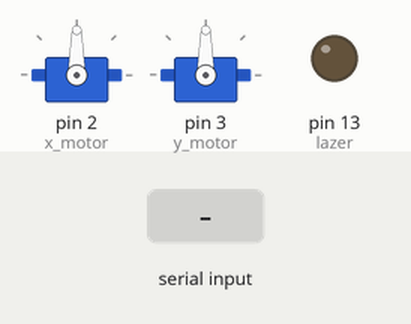
This sketch was run on a simulated Arduino Mega 2560, built with avr-gcc and run on an emulated ATmega2560. On the bench: 2 × servo, output pins drawn as LEDs (lit = HIGH). The test bench sets the inputs (shaded band).

Above: at 1.7 s.
1.8 s: "l\n" received over Serial
Timing chart, 0 to 4.8 s (numbered marks = the images above; inputs shaded):
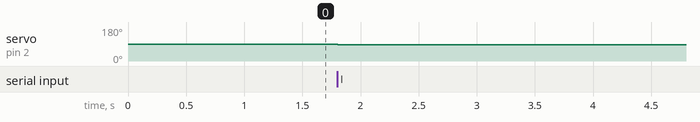

Measured:
- after the input at 1.8 s, servo on pin 2 (x_motor): 90° → 85° at once

The sketch:

motor_control_v1.ino
```cpp
#include <Servo.h>

/*
 * command map
 * u --> sistem up (x axis motor up)
 * d --> sistem down (x axis motor down)
 * l --> sistem left (y axis motor left)
 * r --> sistem right (y axis motor right)
 * f --> sistem fire (set lazer up for fire)
 * s --> sistem stop fire (set lazer down to stop fire)
 * c --> sistem initialization initialize sistem (motors on 90 degre and lazer down)
 * to send data to serial monitor you must send it like command_x,command_y,_command_lazer
 */

Servo x_motor; // x axis motor
Servo y_motor; // y axis motor
int lazer = 13; // lazer pin

int initialization_angle = 90; // angle to set motor on 90 degre position
int max_angle = 175; // maximum angle that motor can reach
int min_angle = 5; //manimum angle that motor can reach
int angle_x=90; // angle to initialize x_motor to 90 degre
int angle_y=90; // angle to initialize y_motor to 90 degre
int increment_angle = 5; // angle that add or substitute on motor angle to turn it
int fire = 1; // value to set up lazer for fire
int stop_fire = 0; // value to set down lazer to stop fire

String Receive; // value to store receive data like string
char command_x; // command to control x axis motor
char command_y; // command to control y axis motor
char command_l; // command to control lazer

void setup() {
  Serial.begin(9600);
  x_motor.attach(2); //attach x axis motor on pin2 (pwm pin on arduino mega)
  y_motor.attach(3); //attach y axis motor on pin3 (pwm pin on arduino mega)
  pinMode(lazer,OUTPUT); // set lazer pin like outpu

  sistem_initialization(); //initialize sistem (motors on 90 degre and lazer down)
  delay(500);
}

void loop() {
  if(Serial.available()){
  Receive = Serial.readStringUntil('\n'); // receive deta from serial port

  int n = Receive.length();
  char command[n + 1];
  command[n] = '\0';

  if (Receive.length() > 0){
    for(int i = 0;i<n;i++){
      command[i] = Receive[i];
    }
        command_x = command[0];
        command_y = command[2];
        command_l = command[4];

      }
      /*Serial.println(Receive.length());
      Serial.println(Receive);
      Serial.println(command_x);
      Serial.println(command_y);*/

      // control lazer
      if(command_l == 'f'){
        lazer_fire();
      }
      else if(command_l == 's'){
        lazer_stop_fire();
      }
      else{
        lazer_stop_fire();
      }

      // control y axis motor
      if(command_y == 'u'){
        Serial.println(command_y);
        sistem_up();
      }
      else if(command_y == 'd'){
        sistem_down();
      }
      else{
        x_motor.write(angle_x);
      }

      // control x axis motor
      if(command_x == 'l'){
        sistem_left();
      }
      else if(command_x == 'r'){
        sistem_right();
      }
      else{
        y_motor.write(angle_y);
      }

      // initialize sistem when 'c' command is get
      if(command_x == 'c' && command_y =='c' && command_l == 'c'){
        sistem_initialization();
      }
}

}


void lazer_fire(){
  digitalWrite(lazer,fire);
}

void lazer_stop_fire(){

  digitalWrite(lazer,stop_fire);
}

void sistem_up(){
  angle_y = angle_y+increment_angle;
  if(angle_y >= max_angle){
    angle_y=max_angle;
  }
  y_motor.write(angle_y);

}

void sistem_down(){
  angle_y = angle_y-increment_angle;
  if(angle_y <= min_angle){
    angle_y=min_angle;
  }
  y_motor.write(angle_y);

}

void sistem_left(){
  angle_x = angle_x-increment_angle;
  if(angle_x >= max_angle){
    angle_x=max_angle;
  }
  x_motor.write(angle_x);
}

void sistem_right(){
  angle_x = angle_x+increment_angle;
  if(angle_x <= min_angle){
    angle_x=min_angle;
  }
  x_motor.write(angle_x);
}


void sistem_initialization(){
  x_motor.write(initialization_angle);
  y_motor.write(initialization_angle);
  digitalWrite(lazer,0);
}

void motor_debug(){
    for(int i=0; i< 179 ; i++){
    x_motor.write(i);
    delay(15);
    Serial.println(i);
  }

  for(int i=179; i>0 ; i--){
    x_motor.write(i);
    delay(15);
  }
}
```
